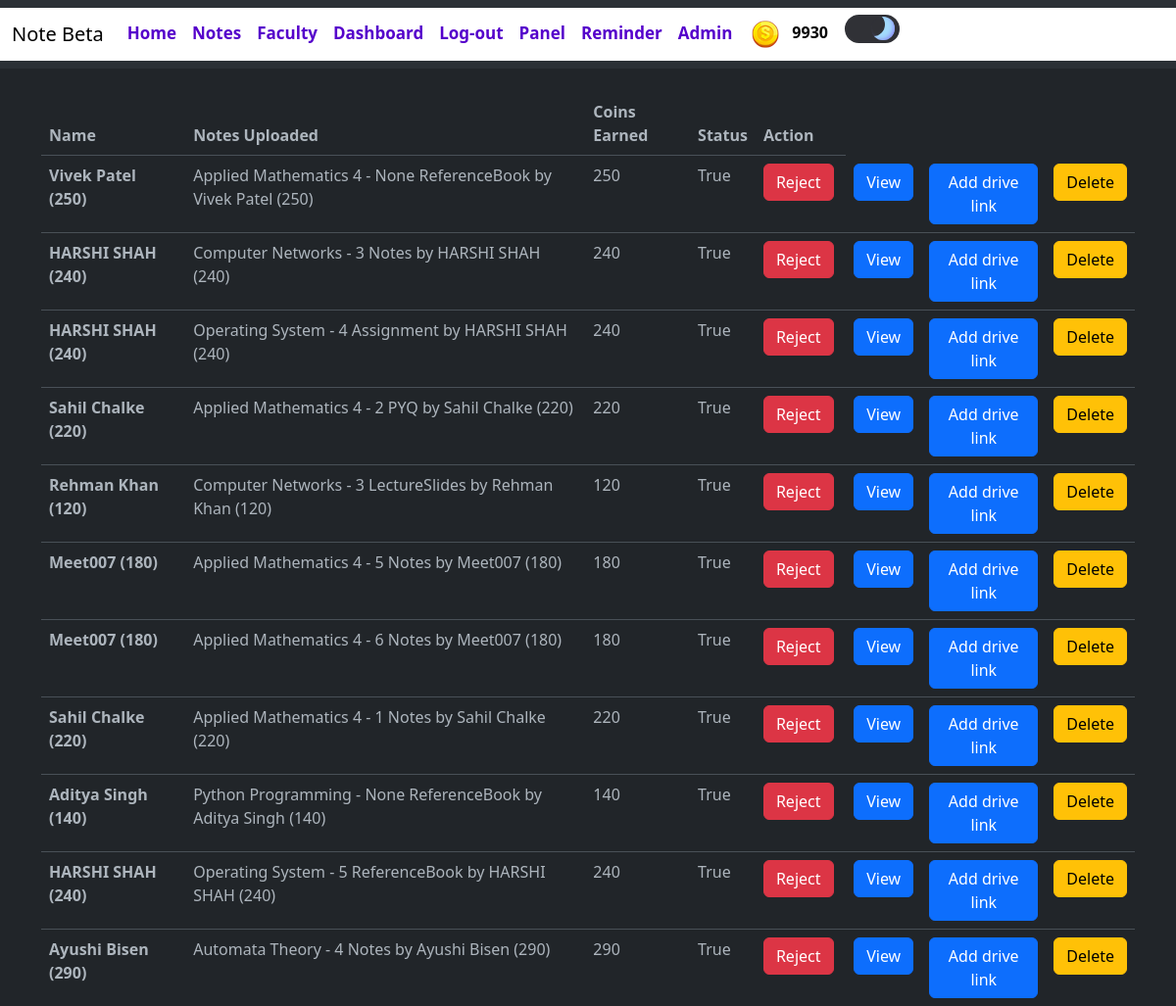
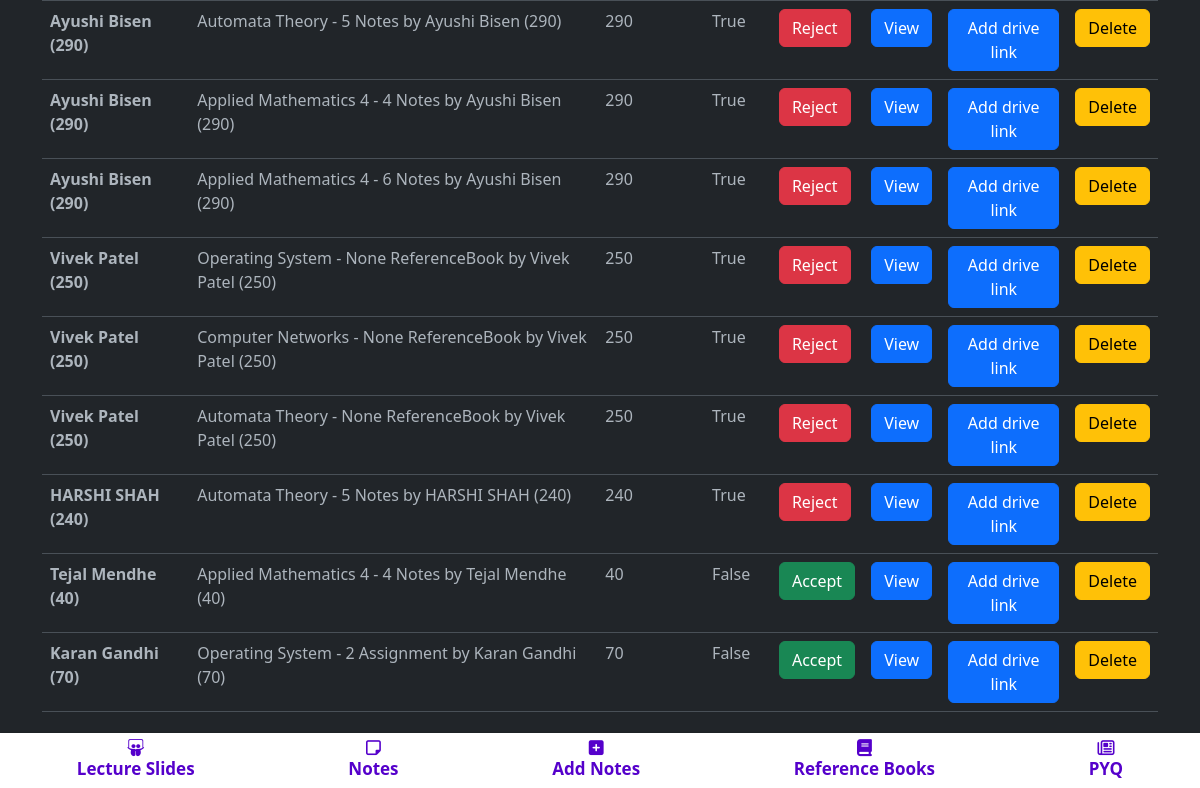
The app's page /adminResponse/ (signed in), older data (2 pictures, top to bottom).
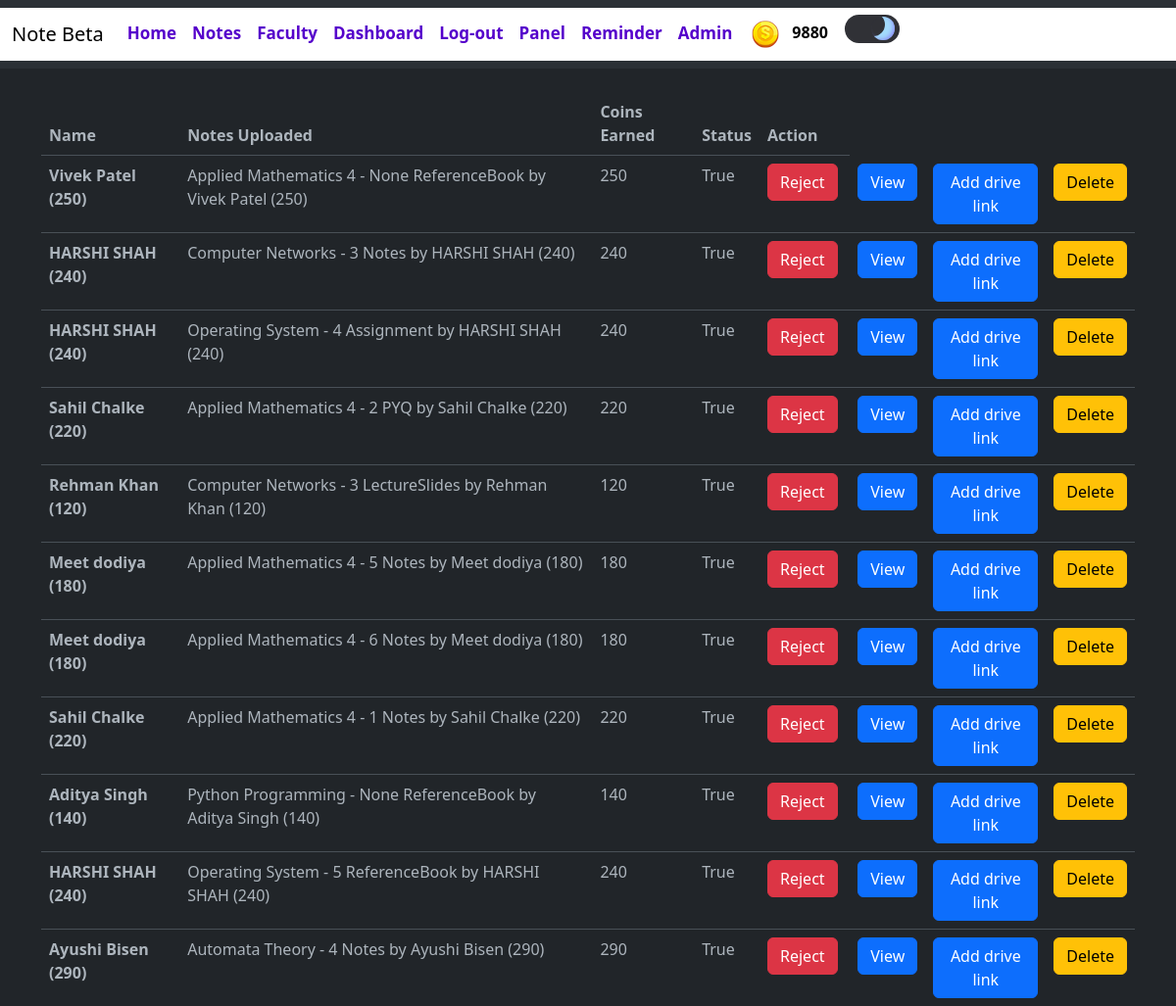
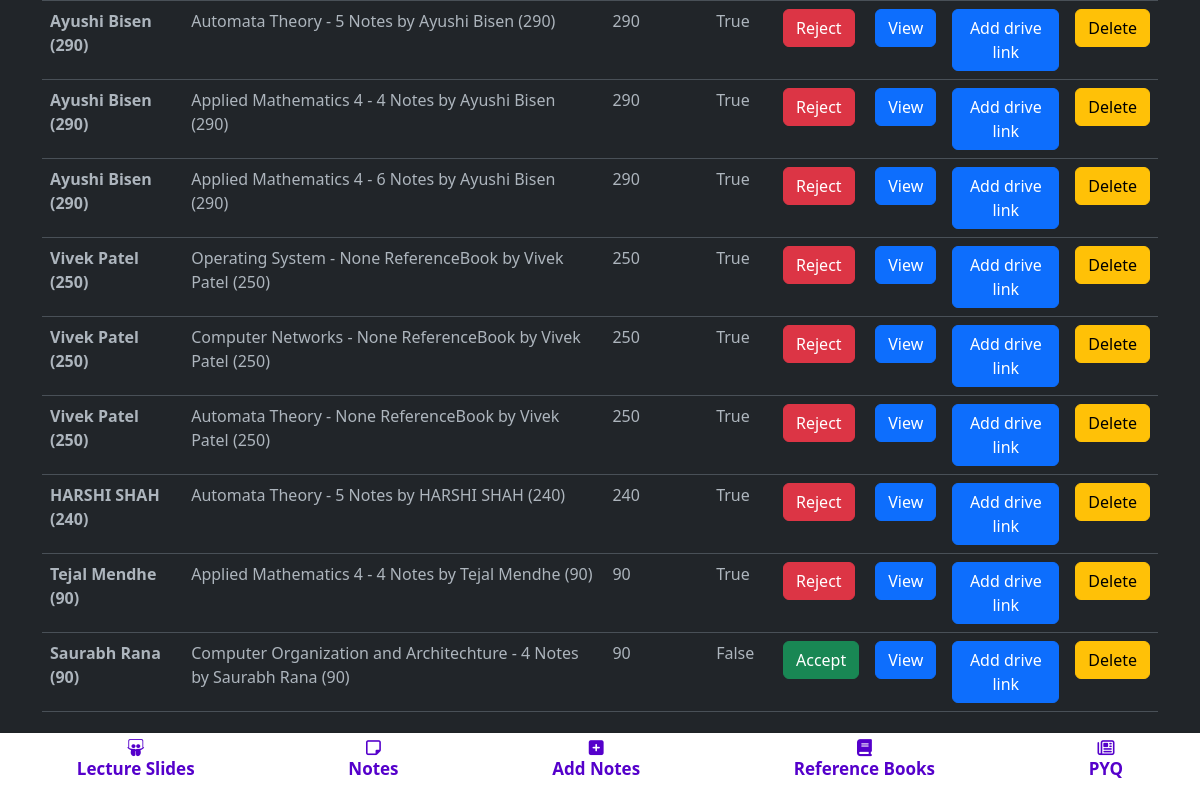
The same page, newer data (2 pictures, top to bottom).
### blogapp/models.py (models this page shows, shortened)
class UserAccount(AbstractBaseUser, PermissionsMixin):
    email = models.CharField(max_length = 50,unique=True)
    name = models.CharField(max_length=200)
    is_active = models.BooleanField(default=True)
    is_mod = models.BooleanField(default=False)
    is_nUser = models.BooleanField(default=True)
    is_staff = models.BooleanField(default=False)
    coins_scored = models.IntegerField(default=100,null=True,blank=True)
    rank = models.IntegerField(default=0)
    bookmarks = models.ManyToManyField('blogapp.Notes', blank=True)
    is_emailVerified = models.BooleanField(default=False)
    objects = UserAccountManager()
    USERNAME_FIELD = 'email'
    REQUIRED_FIELDS = ['name']
    def __str__(self):
        return f"{self.name} ({self.coins_scored})"

class Notes(models.Model):
    typ = (
        ('Assignment','Assignment'),
        ('Experiment','Experiment'),
        ('Notes','Notes'),
        ('ReferenceBook','Reference Book'),
        ('LectureSlides','Lecture Slides'),
        ('PYQ','PYQ'),
    )
    mods = (
        ('1','1'),
        ('2','2'),
        ('3','3'),
        ('4','4'),
        ('5','5'),
        ('6','6'),
    )
    desc = models.TextField(max_length=500,null=True,blank=True)
    mod = models.CharField(max_length=5,choices=mods,null=True,blank=True)
    file = models.FileField(upload_to='notes/')
    author = models.ForeignKey(UserAccount,on_delete=models.CASCADE)
    status = models.BooleanField(default=False)
    likes = models.ManyToManyField(UserAccount,related_name="notes_like",default=0)
    views = models.PositiveIntegerField(default=0)
    buy=models.ManyToManyField(UserAccount,related_name="buy_notes")
    typeN = models.CharField(max_length=50,null=True,blank=True,choices=typ)
    docid = models.CharField(max_length=300,null=True,blank=True)
    sub =  models.ForeignKey(Subject,on_delete=models.CASCADE,null=True,blank=True)
    slug = AutoSlugField(populate_from = 'sub',unique=True,null=True,default=None)
    nDetail = models.CharField(max_length=100,null=True,blank=True)
    def __str__(self):
        niu = f'{self.sub.name} - {self.mod} {self.typeN} by {self.author}'
        return niu
    def acceptStatus(self):
        return f'/acceptStatus/{self.slug}/'
    def attachLink(self):
        return f'/addDriveLink/{self.slug}/'

class Subject(models.Model):
    name = models.CharField(max_length=50)
    teacher = models.CharField(max_length=50)
    teacherurl = models.CharField(max_length=300,null=True,blank=True)
    img = models.ImageField(upload_to='subImage/',null=True,blank=True)

### blogapp/decorators.py (the view)
        def wrapper_func(request, *args, **kwargs):
            group = None
            if request.user.groups.exists():
                group = request.user.groups.all()[0].name
            if group in allowed_roles:
                return view_func(request, *args, **kwargs)
            else:
                return render(request,'authentication/404.html')

### blogapp/views.py (called while the page is built)
@allowed_users(allowed_roles=['admin'])
def adminResponse(request):
    notes = Notes.objects.all()
    context = {
        'notes' : notes,
    }
    return render(request,'main/adminTem/adminCrud.html',context)

### templates/main/adminTem/adminCrud.html (shortened to what this page needs)
{% extends 'index.html' %}
{% block content %}
<div class="container mt-4 table-responsive" >
    <table class="table">
        <thead>
          <tr>
            <th scope="col">Name</th>
            <th scope="col">Notes Uploaded</th>
            <th scope="col">Coins Earned</th>
            <th scope="col">Status</th>
            <th scope="col">Action</th>
          </tr>
        </thead>
        <tbody>
            {% for x in notes %}
                <tr>
                    <th scope="row">{{x.author}}</th>
                    <td>{{x}}</td>
                    <td>{{x.author.coins_scored}}</td>
                    <td>{{x.status}}</td>
                    {% if not x.status %}
                        <td><a href="{{x.acceptStatus}}"><button class="btn btn-success">Accept</button></a></td>
                    {% else %}
                        <td><a href="{{x.acceptStatus}}"><button class="btn btn-danger">Reject</button></a></td>
                    {% endif %}
                    <td><a href="{{x.file.url}}"><button class="btn btn-primary">View</button></a></td>
                    <td><button type="button" class="btn btn-primary" data-bs-toggle="modal" data-bs-target="#exampleModal{{forloop.counter}}">
                        Add drive link
                      </button>
                      </td>
                    <td><button type="button" class="btn btn-warning" data-bs-toggle="modal" data-bs-target="#exampleModal2{{forloop.counter}}">
                        Delete
                      </button></td>
                </tr>
            {% endfor %}
        </tbody>
      </table>
</div>
{% endblock %}

### templates/components/header.html (shortened to what this page needs)
{% load static %}
<nav class="navbar navbar-expand-lg bg-body-tertiary" >
    <div class="container-fluid" style="background-color: white;">
      <a class="navbar-brand mb-0 h1" href="{% url 'notes'%}" style="color: black;">Note Beta</a>
      <div class="collapse navbar-collapse" id="navbarTogglerDemo03">
        <ul class="navbar-nav me-auto mb-2 mb-lg-0" >
          {% if user.is_authenticated %}
          <li class="nav-item">
            <a class="nav-link abc" href="{% url 'home' %}" >Home</a>
          </li>
          <li class="nav-item" >
            <a class="nav-link abc" href="{% url 'notes' %}" >Notes</a>
          </li>
          <li class="nav-item" >
            <a class="nav-link abc" href="{% url 'teacher' %}" >Faculty</a>
          </li>
          <li class="nav-item" >
            <a class="nav-link abc" href="{% url 'dashboard' %}" >Dashboard</a>
          </li>
          <li class="nav-item">
            <a class="nav-link abc" href="{% url 'logout' %}" >Log-out</a>
          </li>
          {% endif %}
          {% if user.is_superuser %}
          <li class="nav-item">
            <a class="nav-link abc" href="{% url 'adminResponse' %}" >Panel</a>
          </li>
          <li class="nav-item">
            <a class="nav-link abc" href="{% url 'add_reminder' %}" >Reminder</a>
          </li>
            <li class="nav-item">
            <a class="nav-link abc" href="{% url 'admin:index' %}" >Admin</a>
          </li>
          {% endif %}
          {% if user.is_authenticated %}
          <table class="coins">
          <th>
          <img src="{% static 'images/coin.png' %}" alt="">
          </th>
          <th>
          <p class="cna" id="cna" style="color: black;">{{ user.coins_scored }}</p>
          </th>
          </table>
    {% endif %}
            <label class="switch">
              <span class="slider"></span>
            </label>
      </div>
    </div>
  </nav>

Row changes from the older to the newer data that the page shows:
removed Notes: author "Karan Gandhi (70)", sub+mod+typeN "Operating System - 2 Assignment by Karan Gandhi (70)", author.coins_scored "70", status "False"
changed UserAccount: coins_scored "9930" → "9880"
changed Notes: author "Meet007 (180)" → "Meet dodiya (180)"; sub+mod+typeN "Applied Mathematics 4 - 5 Notes by Meet007 (180)" → "Applied Mathematics 4 - 5 Notes by Meet dodiya (180)"
changed Notes: author "Meet007 (180)" → "Meet dodiya (180)"; sub+mod+typeN "Applied Mathematics 4 - 6 Notes by Meet007 (180)" → "Applied Mathematics 4 - 6 Notes by Meet dodiya (180)"
changed Notes: author "Tejal Mendhe (40)" → "Tejal Mendhe (90)"; sub+mod+typeN "Applied Mathematics 4 - 4 Notes by Tejal Mendhe (40)" → "Applied Mathematics 4 - 4 Notes by Tejal Mendhe (90)"; author.coins_scored "40" → "90"; status "False" → "True"; status "Accept" → "Reject"
added Notes: author "Saurabh Rana (90)", sub+mod+typeN "Computer Organization and Architechture - 4 Notes by Saurabh Rana (90)", author.coins_scored "90", status "False"
